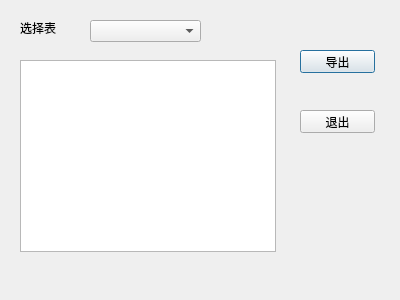
<?xml version="1.0" encoding="UTF-8"?>
<ui version="4.0">
 <class>export_table</class>
 <widget class="QDialog" name="export_table">
  <property name="geometry">
   <rect>
    <x>0</x>
    <y>0</y>
    <width>400</width>
    <height>300</height>
   </rect>
  </property>
  <property name="windowTitle">
   <string>Dialog</string>
  </property>
  <widget class="QPushButton" name="export_ok">
   <property name="geometry">
    <rect>
     <x>300</x>
     <y>50</y>
     <width>75</width>
     <height>23</height>
    </rect>
   </property>
   <property name="text">
    <string>导出</string>
   </property>
  </widget>
  <widget class="QPushButton" name="exit">
   <property name="geometry">
    <rect>
     <x>300</x>
     <y>110</y>
     <width>75</width>
     <height>23</height>
    </rect>
   </property>
   <property name="text">
    <string>退出</string>
   </property>
  </widget>
  <widget class="QComboBox" name="tablename">
   <property name="geometry">
    <rect>
     <x>90</x>
     <y>20</y>
     <width>111</width>
     <height>22</height>
    </rect>
   </property>
  </widget>
  <widget class="QLabel" name="label">
   <property name="geometry">
    <rect>
     <x>20</x>
     <y>20</y>
     <width>53</width>
     <height>15</height>
    </rect>
   </property>
   <property name="text">
    <string>选择表</string>
   </property>
  </widget>
  <widget class="QTableWidget" name="tableWidget">
   <property name="geometry">
    <rect>
     <x>20</x>
     <y>60</y>
     <width>256</width>
     <height>192</height>
    </rect>
   </property>
  </widget>
 </widget>
 <resources/>
 <connections/>
</ui>
